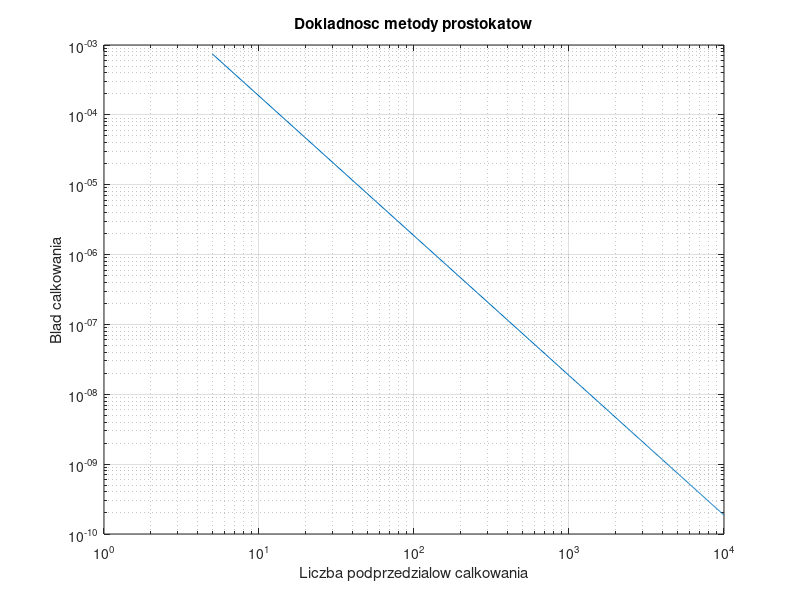

MATLAB code to generate this figure:
function [ft_5, integral_1000, Nt, integration_error] = midpoint_rule_accuracy_evaluation()
    % Funkcja służy do numerycznego obliczania całki oznaczonej metodą prostokątów
    % (wariant z punktem środkowym) z funkcji gęstości prawdopodobieństwa awarii
    % urządzenia elektronicznego. Jej celem jest porównanie dokładności obliczeń
    % w zależności od liczby zastosowanych podprzedziałów całkowania.
    %
    % ft_5 – wartość funkcji gęstości prawdopodobieństwa obliczona dla t = 5.
    %
    % integral_1000 – przybliżona wartość całki oznaczonej na przedziale [0, 5]
    %   wyznaczona metodą prostokątów dla liczby podprzedziałów wynoszącej 1000.
    %
    % integration_error – wektor zawierający błędy bezwzględne numerycznego
    %   wyznaczenia wartości całki oznaczonej. Wartość integration_error(1,i)
    %   oznacza błąd obliczenia całki dla Nt(1,i) podprzedziałów:
    %   integration_error(1, i) = abs(integral_approximation - reference_value),
    %   gdzie reference_value to wzorcowa wartość całki.
    %
    % Nt – wektor wierszowy zawierający liczby podprzedziałów całkowania,
    %   dla których wyznaczane są przybliżenia całki i obliczany jest błąd.

    reference_value = 0.0473612919396179; % wartość wzorcowa całki

    ft_5 = failure_density_function(5);
    N = 1000; % liczba podprzedziałów całkowania
    x = linspace(0,5,N+1); % liczba punktów = liczba podprzedziałów całkowania + 1
    integral_1000 = midpoint_rule(x);

    Nt = 5:50:10^4;
    integration_error = [];

    for i =1:length(Nt)
        x_i = linspace(0,5,Nt(i) +1);
        approx = midpoint_rule(x_i);
        integration_error(1,i) = abs(approx-reference_value)
    end

    loglog(Nt, integration_error);
    xlabel('Liczba podprzedzialow calkowania');
    ylabel('Blad calkowania');
    title('Dokladnosc metody prostokatow');
    grid on;
    saveas(gcf, 'zadanie1.png');


end


function integral_approximation = midpoint_rule(x)
    % Oblicza przybliżoną wartość całki oznaczonej z funkcji gęstości
    % prawdopodobieństwa (failure_density_function) przy użyciu
    % metody prostokątów (ang. midpoint rule).
    %
    % x – wektor rosnących wartości określających końce przedziałów całkowania.
    %     Dla n-elementowego wektora x zdefiniowanych jest n−1 przedziałów
    %     całkowania: [x(1), x(2)], [x(2), x(3)], ..., [x(n−1), x(n)].
    %
    % integral_approximation – przybliżona wartość całki oznaczonej


    r = 0;
    for i = 1:length(x)-1
        x_i = x(i);
        x_2 = x(i+1);
        m = (x_i + x_2)/2;
        d = x_2-x_i;
        r = r+failure_density_function(m)*d;
    end

    integral_approximation = r;
end

function ft = failure_density_function(t)
    % Zwraca wartości funkcji gęstości prawdopodobieństwa wystąpienia awarii
    % urządzenia elektronicznego dla zadanych wartości czasu t.
    %
    % t – wektor wartości czasu (wyrażonych w latach), dla których obliczane
    %   są wartości funkcji gęstości prawdopodobieństwa.
    %
    % ft – wektor zawierający wartości funkcji gęstości prawdopodobieństwa
    %      odpowiadające kolejnym elementom wektora t.
    ft = exp(1)^((-(t-10)^2)/(2*9))/(3*sqrt(2*pi));
end
